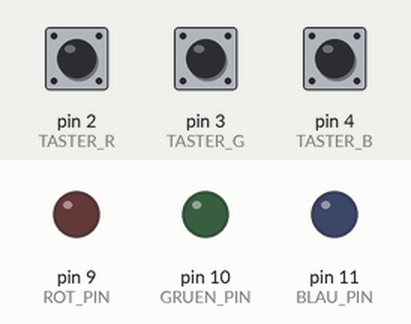
Recording of a sketch running on a simulated Arduino Uno, built with avr-gcc and run on an emulated ATmega328P. Parts: output pins drawn as LEDs (lit = HIGH). Inputs (shaded band) come from the test bench; at power-on: pin 2 (TASTER_R) LOW, pin 3 (TASTER_G) LOW, pin 4 (TASTER_B) LOW.

Above: at 1.2 s.
1.3 s: pin 2 (TASTER_R) pulled HIGH for 0.15 s
At 2.2 s:
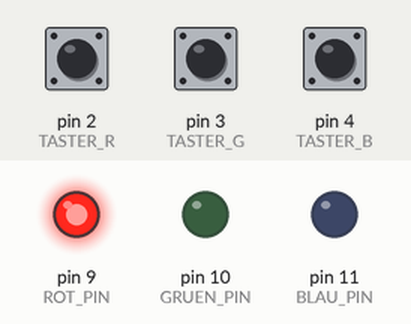
2.9 s: pin 3 (TASTER_G) pulled HIGH for 0.15 s
At 3.4 s:
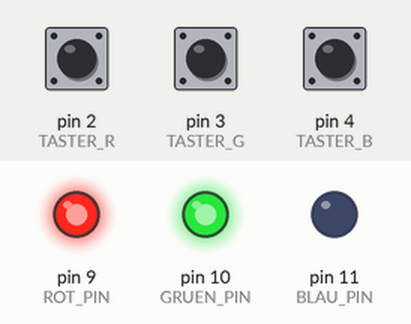
4.5 s: pin 4 (TASTER_B) pulled HIGH for 0.15 s
At 5.7 s:
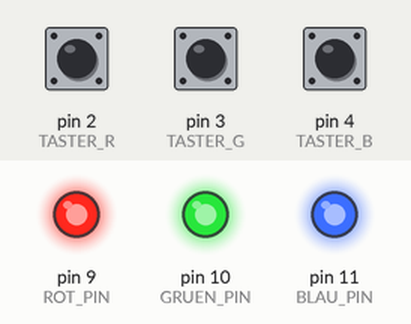
6.1 s: pin 2 (TASTER_R) pulled HIGH for 1 s
At 7.1 s:
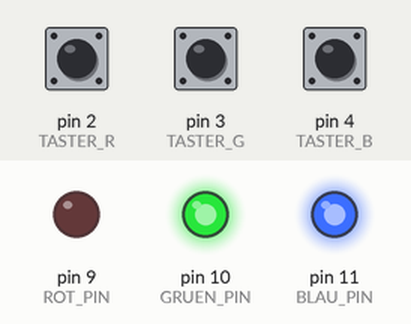
8.6 s: pin 3 (TASTER_G) pulled HIGH for 1 s
At 9.0 s:
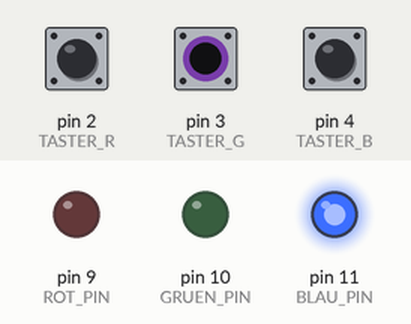
11.1 s: pin 2 (TASTER_R) pulled HIGH for 0.15 s
At 12.1 s:
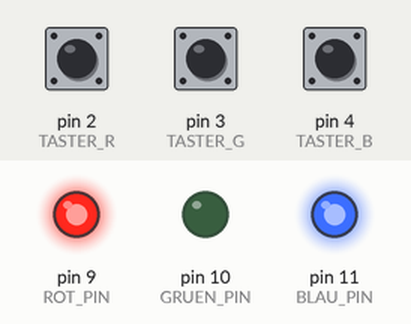
Timing chart, 0 to 13.7 s (numbered marks = the images above; inputs shaded):
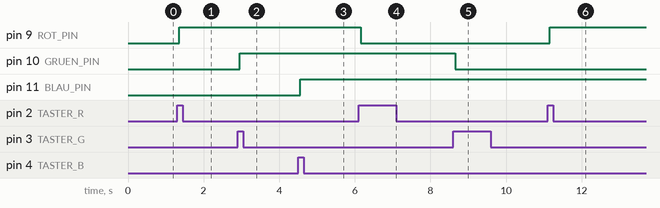

Measured:
- after the input at 1.3 s, pin 9 (ROT_PIN): LOW → HIGH after 0.05 s
- after the input at 2.9 s, pin 10 (GRUEN_PIN): LOW → HIGH after 0.05 s
- after the input at 4.5 s, pin 11 (BLAU_PIN): LOW → HIGH after 0.05 s
- after the input at 6.1 s, pin 9 (ROT_PIN): HIGH → LOW after 0.05 s
- after the input at 8.6 s, pin 10 (GRUEN_PIN): HIGH → LOW after 0.05 s
- after the input at 11.1 s, pin 9 (ROT_PIN): LOW → HIGH after 0.05 s

The sketch:

rgb_drei_taster.ino
```cpp
/*
 * Projekt 22: RGB-LED mit 3 Tastern
 * Jeder Taster schaltet eine Farbe der RGB-LED ein/aus.
 *
 * Schaltung:
 * - RGB-LED: R Pin 9, G Pin 10, B Pin 11
 * - Taster Rot Pin 2, Grün Pin 3, Blau Pin 4
 */

const int ROT_PIN = 9;
const int GRUEN_PIN = 10;
const int BLAU_PIN = 11;
const int TASTER_R = 2;
const int TASTER_G = 3;
const int TASTER_B = 4;

bool rotAn = false;
bool gruenAn = false;
bool blauAn = false;
bool letzterR = LOW, letzterG = LOW, letzterB = LOW;

void setup() {
  pinMode(ROT_PIN, OUTPUT);
  pinMode(GRUEN_PIN, OUTPUT);
  pinMode(BLAU_PIN, OUTPUT);
  pinMode(TASTER_R, INPUT);
  pinMode(TASTER_G, INPUT);
  pinMode(TASTER_B, INPUT);
}

void loop() {
  // Rot Toggle
  if (digitalRead(TASTER_R) == HIGH && letzterR == LOW) {
    rotAn = !rotAn;
    delay(50);
  }
  letzterR = digitalRead(TASTER_R);

  // Grün Toggle
  if (digitalRead(TASTER_G) == HIGH && letzterG == LOW) {
    gruenAn = !gruenAn;
    delay(50);
  }
  letzterG = digitalRead(TASTER_G);

  // Blau Toggle
  if (digitalRead(TASTER_B) == HIGH && letzterB == LOW) {
    blauAn = !blauAn;
    delay(50);
  }
  letzterB = digitalRead(TASTER_B);

  // LEDs setzen
  digitalWrite(ROT_PIN, rotAn);
  digitalWrite(GRUEN_PIN, gruenAn);
  digitalWrite(BLAU_PIN, blauAn);
}
```
